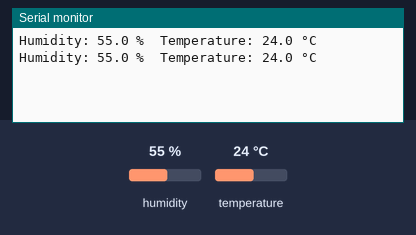
The sketch below on a simulated ESP32. Parts: the last lines printed to the serial monitor. The test bench sets the inputs (shaded band); at power-on: humidity 55 %, temperature 24 °C.

Above: at 4.8 s.
4.9 s: humidity set to 22 %
At 6.7 s:
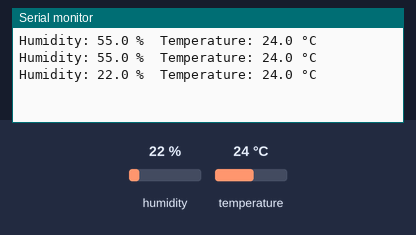
7.9 s: temperature set to 12 °C
At 9.0 s:
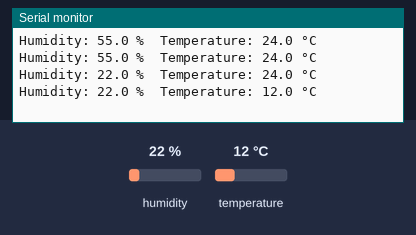
10.9 s: humidity set to 40 %
At 12.6 s:
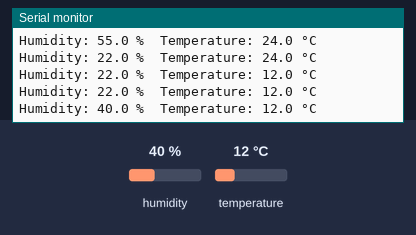
Timing chart, 0 to 14.1 s (numbered marks = the images above; inputs shaded):
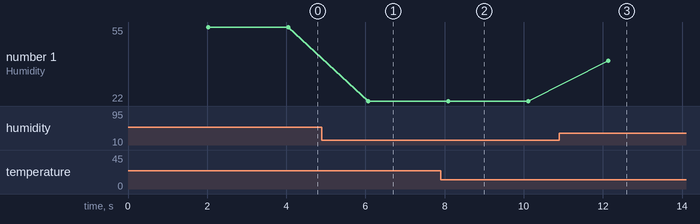

The sketch:

6_DHT11_humidity_temp_sensor.ino
```cpp
#include <Arduino.h>
#include "DHT.h"

//BASIC INFORMATION
// Program: DHT sensor setup code
// Author:  Paweł Bartkiewicz
// email:   15g.pawel.bart@gmail.com

//ADDITIONAL INFORMATION

// CIRCUIT
// VCC - 3.3 V
// GND - GND
// DATA - Any ESP32 pin
// 4k7 up to 10k resistor between VCC and DATA

// Libraries to install: DHT sensor library by Adafruit

// DHT settings
#define DHTPIN 22        // GPIO pin for DTH data
#define DHTTYPE DHT11    // sensor type
DHT dht(DHTPIN, DHTTYPE);

void setup() {
  Serial.begin(115200);
  dht.begin();
}

void loop() {

  // the minimal difference between measurement must be higher than 1 s
  delay(2000);

  float h = dht.readHumidity();     // %
  float t = dht.readTemperature(); // default °C

  // monitoring for failures
  if (isnan(h) || isnan(t)) {
    Serial.println(F("❌  Failed to read from DHT sensor!"));
    return;
  }

  Serial.print(F("Humidity: "));
  Serial.print(h, 1);
  Serial.print(F(" %\t"));
  Serial.print(F("Temperature: "));
  Serial.print(t, 1);
  Serial.println(F(" °C"));
}
```

Measured:
- after the input at 4.9 s, the serial monitor: prints a new line after 1.2 s (image 1)
- after the input at 7.9 s, the serial monitor: prints a new line after 0.19 s (image 2)
- after the input at 10.9 s, the serial monitor: prints a new line after 1.2 s (image 3)
- plotted number 1: 55 → 22 after the input at 4.9 s, 22 → 40 after the input at 10.9 s
